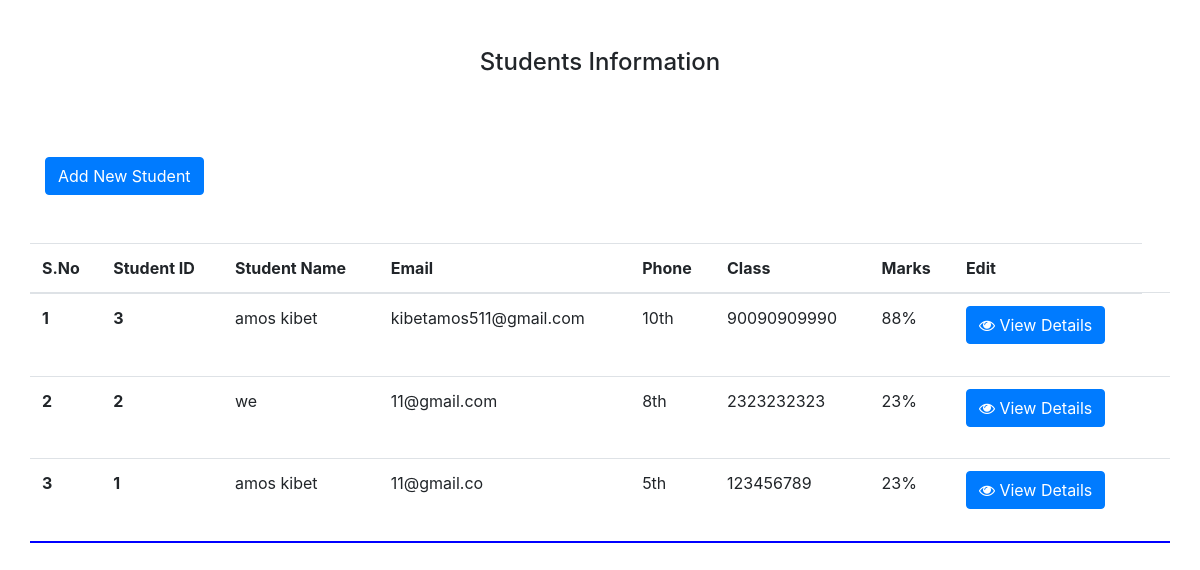
Before: / with the older database file.
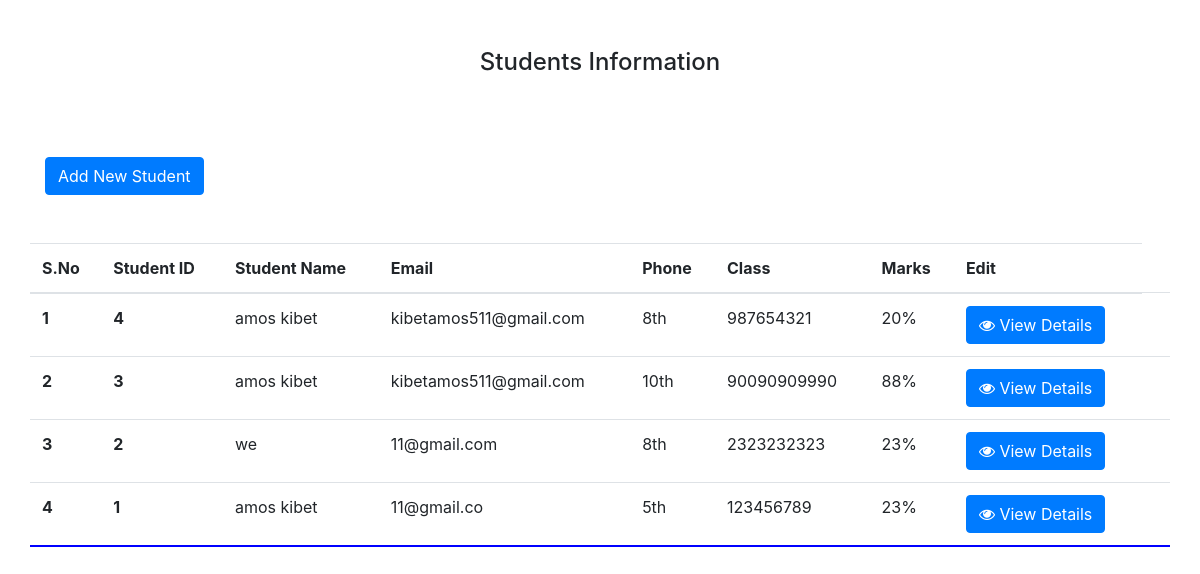
After: the same page with the newer database file.
### studentinfo/models.py (models this page shows, shortened)
class student(models.Model):
    classes = [
        ('5th', 'Class 5th'),
        ('6th', 'Class 6th'),
        ('7th', 'Class 7th'),
        ('8th', 'Class 8th'),
        ('9th', 'Class 9th'),
        ('10th', 'Class 10th'),
    ]
    name = models.CharField(max_length=500, verbose_name='Student Name')
    fname = models.CharField(max_length=500, verbose_name='Father Name')
    dob = models.DateField(auto_now_add=False, verbose_name='Date of Birth')
    address = models.CharField(max_length=500)
    city = models.CharField(max_length=50)
    state = models.CharField(max_length=50)
    pin = models.CharField(max_length=500)
    phone = models.IntegerField()
    email = models.EmailField(max_length=254)
    classes = models.CharField(max_length=50, choices=classes)
    marks = models.IntegerField(verbose_name='Percentage')
    enrolled = models.DateTimeField(auto_now_add=True)

### studentinfo/views.py (the view)
# urls.py: path('', views.home, name='home'),
def home(request):
    stu = student.objects.all().order_by('-enrolled')
    paginator = Paginator(stu, 4)
    page = request.GET.get('page')
    try:
        studs = paginator.page(page)
    except PageNotAnInteger:
        studs = paginator.page(1)
    except EmptyPage:
        studs = paginator.page(paginator.num_pages)
    context = {'stu': stu, 'studs': studs}
    return render(request, 'index.html', context)

### templates/index.html (shortened to what this page needs)
{% load static %}
<!doctype html>
<html lang="en">
  <head>
    <link rel="stylesheet" href="https://maxcdn.bootstrapcdn.com/bootstrap/4.0.0/css/bootstrap.min.css">
    <link rel="stylesheet" href="https://cdnjs.cloudflare.com/ajax/libs/font-awesome/4.7.0/css/font-awesome.min.css">
  </head>
  <body>
    <div class="col-lg-12">
    <div class="container">
    <div class="row">
    <div class="col-lg-12">
    <div class="row">
    <div class="col-lg-12 text-center mt-5">
    <h4>Students Information</h4> <br>
    </div>
    <div class="col-lg-6 mt-5 mb-5">
    <a href="{% url 'add' %}" class="btn btn-primary">Add New Student</a>
    </div>
    <div class="col-lg-6"></div>
    </div>
    </div>
    <table class="table table-hover" style="height:300px; overflow-y:scroll; border-bottom:2px blue solid;">
  <thead>
    <tr>
      <th scope="col">S.No</th>
      <th scope="col">Student ID</th>
      <th scope="col">Student Name</th>
      <th scope="col">Email</th>
      <th scope="col">Phone</th>
      <th scope="col">Class</th>
      <th scope="col">Marks</th>
      <th scope="col">Edit</th>
    </tr>
  </thead>
  <tbody>
    {% for i in studs %}
    <tr>
      <th scope="row">{{forloop.counter}}</th>
      <th scope="row">{{i.id}}</th>
      <td>{{i.name}}</td>
      <td>{{i.email}}</td>
      <td>{{i.classes}}</td>
      <td>{{i.phone}}</td>
      <td>{{i.marks}}%</td>
      <td><button type="button" class="btn btn-primary" data-toggle="modal" data-target="#demo{{i.id}}">
<i class="fa fa-eye" aria-hidden="true"></i> View Details
</button></td>
<td>
</td>
    </tr>
    {% endfor %}
  </tbody>
</table>
    </div>
    </div>
    </div>
  </body>
</html>

Changed rows visible on the page:
added student: id "4", name "amos kibet", email "kibetamos511@gmail.com", classes "8th", phone "987654321", marks "20"
